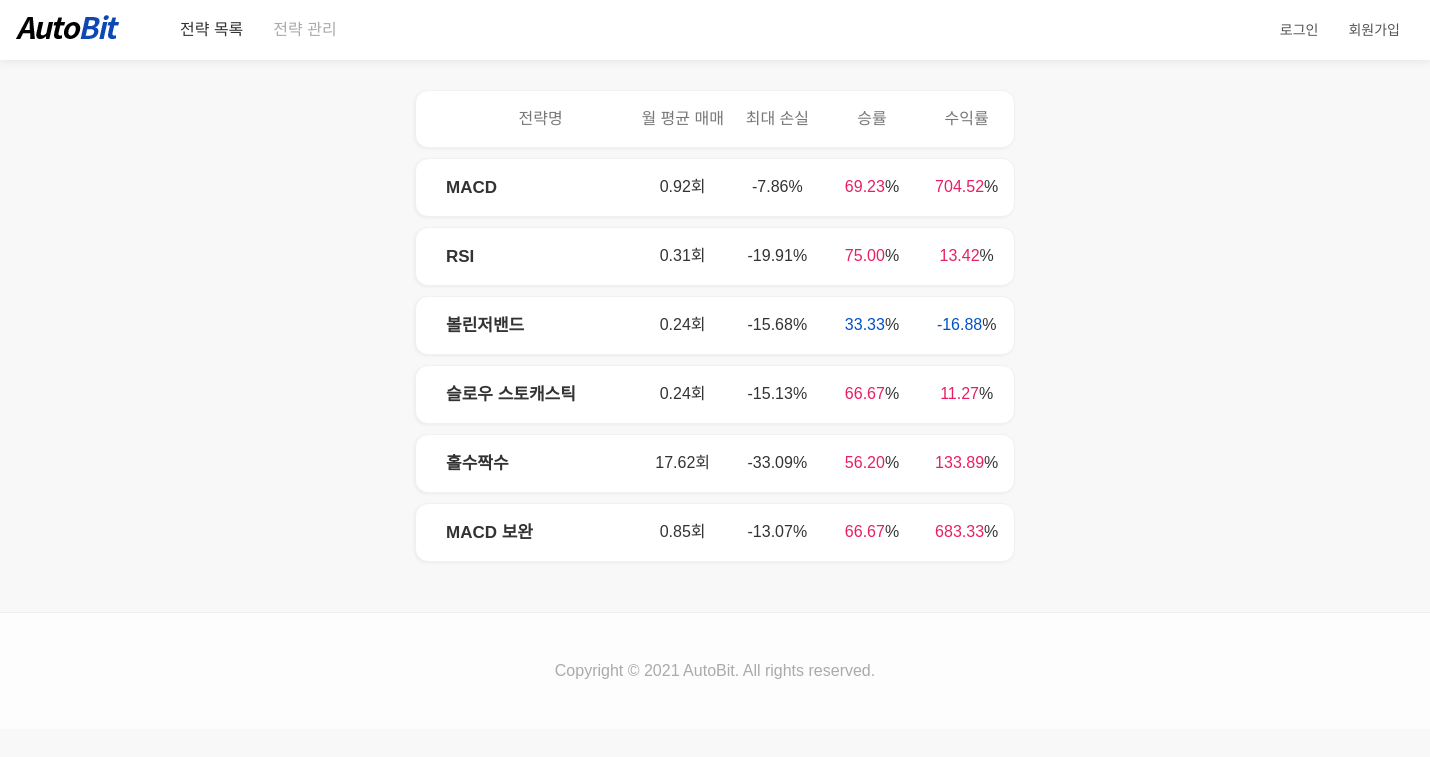
The app's page /list_strategy with its own data.
### tables this page shows
CREATE TABLE `strategy` (
  `idx_strategy` int(11) NOT NULL,
  `name_strategy` varchar(255) NOT NULL,
  `hashtag` varchar(255) NOT NULL DEFAULT '',
  `count_trade` double NOT NULL DEFAULT 0,
  `percent_profit` double NOT NULL DEFAULT 0,
  `percent_max_loss` double NOT NULL DEFAULT 0,
  `percent_win_rate` double NOT NULL DEFAULT 0,
  `idx_user` int(11) NOT NULL,
  `code` text NOT NULL
);

### page/list_strategy.php (the view)
<?php
	$strategy_rows = $db->query("SELECT * FROM strategy");
?>
<div class="wrapper_xs">
	<div id="list_strategy_wrap">
		<span class="item head">
			<div>전략명</div>
			<div>월 평균 매매</div>
			<div>최대 손실</div>
			<div>승률</div>
			<div>수익률</div>
		</span>
		<? while($strategy_data = $strategy_rows->fetch_assoc()): ?>
			<a href="/<?=$strategy_data['idx_strategy']?>" class="item">
				<div class="name"><?=$strategy_data['name_strategy']?></div>
				<div><?=stat_format($strategy_data['count_trade'], false)?>회</div>
				<div><?=stat_format($strategy_data['percent_max_loss'], false)?>%</div>
				<div><?=stat_format($strategy_data['percent_win_rate'], 50)?>%</div>
				<div><?=stat_format($strategy_data['percent_profit'])?>%</div>
			</a>
		<? endwhile ?>
	</div>
</div>

### inc/function.php (shortened to what this page needs)
		<?
	function stat_format($num, $diamiter = 0){
		$result = number_format($num, 2);
		if($diamiter === false)
			$color = '';
		else
		{
			if($num > $diamiter)
				$color = 'red';
			elseif($num == $diamiter)
				$color = 'gray';
			else
				$color = 'blue';
		}
		return "<span class='{$color}'>{$result}</span>";
	}
?>

### css/style.css (style rules this page uses)
* { font-family: 'Noto Sans KR', sans-serif; }
body { background-color:#f8f8f8;padding-top:60px; }
a { text-decoration: none; color:#333; }
.wrapper_xs { position:relative; width:600px; margin:0 auto; padding:0 10px; }
#list_strategy_wrap { margin-top:30px; }
#list_strategy_wrap>.item { display: flex; padding: 20px 0px; margin: 10px 0; background-color: #fff; border-radius: 13px; border: 1px solid #f1f1f1; box-shadow: rgb(0 0 0 / 5%) -1px 1px 3px; box-sizing: border-box; transition: 0.3s all; }
#list_strategy_wrap>.item.head { color:#777; }
#list_strategy_wrap>.item>div { flex: 1;text-align: center; }
#list_strategy_wrap>.item>div:first-child { flex:2;padding-left:30px; }
#list_strategy_wrap>.item>div.name { text-align: left;font-size:17px;font-weight: bold; }
#list_strategy_wrap>.item>div .red { color:#e91e63; }
#list_strategy_wrap>.item>div .blue { color:#0051c7; }

### records on screen
strategy: name_strategy "MACD", count_trade "0.92 -7.86 69.23 704.52"
strategy: name_strategy "RSI", count_trade "0.31 -19.91 75.00 13.42"
strategy: name_strategy "볼린저밴드", count_trade "0.24 -15.68 33.33 -16.88"
strategy: name_strategy "슬로우 스토캐스틱", count_trade "0.24 -15.13 66.67 11.27"
strategy: name_strategy "홀수짝수", count_trade "17.62 -33.09 56.20 133.89"
strategy: name_strategy "MACD 보완", count_trade "0.85 -13.07 66.67 683.33"
